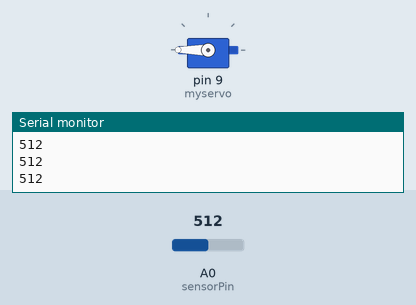
The sketch below on a simulated Arduino Uno, built with avr-gcc and run on an emulated ATmega328P. Shown: servo, the last lines printed to the serial monitor. Inputs (shaded band) come from the test bench; at power-on: A0 (sensorPin) = 512.

Above: at 4.1 s.
4.2 s: A0 (sensorPin) set to 0
At 6.25 s:
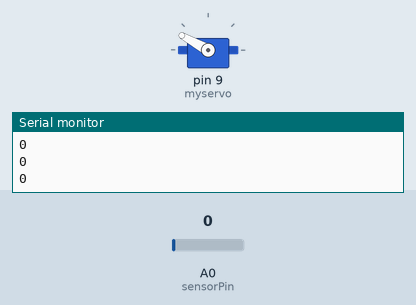
7.2 s: A0 (sensorPin) set to 122
At 7.47 s:
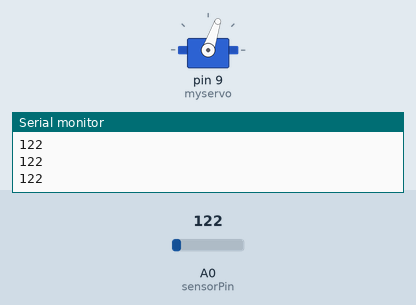
Timing chart, 0 to 16.2 s (numbered marks = the images above; inputs shaded):
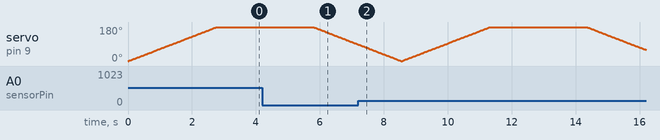

The sketch:

AnalogInputpotentiometer.ino
```cpp
#include <Servo.h>

Servo myservo;  // create servo object to control a servo
               // twelve servo objects can be created on most boards

int pos = 0;    // variable to store the servo position


int sensorPin = A0;    // select the input pin for the potentiometer
int ledPin = 13;      // select the pin for the LED
int sensorValue = 0;  // variable to store the value coming from the sensor

void setup() {
  Serial.begin(9600);      // open the serial port at 9600 bps:
  Serial.print("Start:");
  Serial.println();
  myservo.attach(9);  // attaches the servo on pin 9 to the servo object

}

void loop() {
  for(pos = 0; pos <= 180; pos += 1) // goes from 0 degrees to 180 degrees
 {                                  // in steps of 1 degree
   myservo.write(pos);              // tell servo to go to position in variable 'pos'
   delay(15);                       // waits 15ms for the servo to reach the position
  sensorValue = analogRead(sensorPin);
  Serial.print(sensorValue); // prints sensor value
  Serial.println();
 }
 delay(3000);
  sensorValue = analogRead(sensorPin);
  Serial.print("At pos: ");
  Serial.print(pos);
  Serial.println();
  Serial.print(sensorValue); // prints sensor value
  Serial.println();
 for(pos = 180; pos>=0; pos-=1)     // goes from 180 degrees to 0 degrees
 {
   myservo.write(pos);              // tell servo to go to position in variable 'pos'
   delay(15);                       // waits 15ms for the servo to reach the position
  sensorValue = analogRead(sensorPin);
  Serial.print(sensorValue); // prints sensor value
  Serial.println();
 }
}
```
